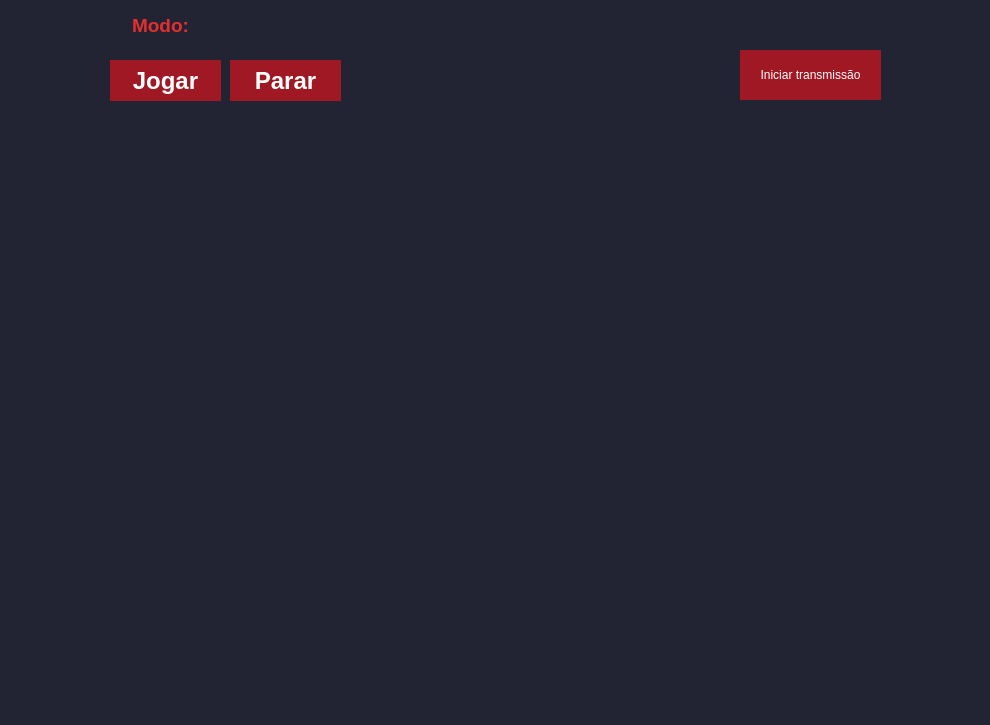
<?xml version="1.0" encoding="UTF-8"?>
<ui version="4.0">
 <class>MainWindow</class>
 <widget class="QMainWindow" name="MainWindow">
  <property name="geometry">
   <rect>
    <x>0</x>
    <y>0</y>
    <width>990</width>
    <height>725</height>
   </rect>
  </property>
  <property name="minimumSize">
   <size>
    <width>990</width>
    <height>725</height>
   </size>
  </property>
  <property name="maximumSize">
   <size>
    <width>990</width>
    <height>725</height>
   </size>
  </property>
  <property name="windowTitle">
   <string>MainWindow</string>
  </property>
  <property name="styleSheet">
   <string notr="true">background-color: #222433;</string>
  </property>
  <widget class="QWidget" name="centralwidget">
   <widget class="QLabel" name="QT_jogar">
    <property name="geometry">
     <rect>
      <x>110</x>
      <y>120</y>
      <width>768</width>
      <height>576</height>
     </rect>
    </property>
    <property name="text">
     <string/>
    </property>
   </widget>
   <widget class="QPushButton" name="rParar">
    <property name="enabled">
     <bool>true</bool>
    </property>
    <property name="geometry">
     <rect>
      <x>230</x>
      <y>60</y>
      <width>111</width>
      <height>41</height>
     </rect>
    </property>
    <property name="minimumSize">
     <size>
      <width>90</width>
      <height>40</height>
     </size>
    </property>
    <property name="maximumSize">
     <size>
      <width>161</width>
      <height>16777215</height>
     </size>
    </property>
    <property name="font">
     <font>
      <pointsize>18</pointsize>
      <weight>75</weight>
      <bold>true</bold>
     </font>
    </property>
    <property name="styleSheet">
     <string notr="true">QPushButton{
	color: rgb(255, 255, 255);
	background-color: #9F1823;
	border-radius:0px;
}
QPushButton:hover{
	color: rgb(255, 255, 255);
	background-color: #ff0000;
	border-radius:0px;
}</string>
    </property>
    <property name="text">
     <string>Parar</string>
    </property>
   </widget>
   <widget class="QPushButton" name="rJogar">
    <property name="geometry">
     <rect>
      <x>110</x>
      <y>60</y>
      <width>111</width>
      <height>41</height>
     </rect>
    </property>
    <property name="sizePolicy">
     <sizepolicy hsizetype="Fixed" vsizetype="Fixed">
      <horstretch>0</horstretch>
      <verstretch>0</verstretch>
     </sizepolicy>
    </property>
    <property name="font">
     <font>
      <pointsize>18</pointsize>
      <weight>75</weight>
      <bold>true</bold>
     </font>
    </property>
    <property name="layoutDirection">
     <enum>Qt::LeftToRight</enum>
    </property>
    <property name="styleSheet">
     <string notr="true">QPushButton{
	color: rgb(255, 255, 255);
	background-color: #9F1823;
	border-radius:0px;
}
QPushButton:hover{
	color: rgb(255, 255, 255);
	background-color: #ff0000;
	border-radius:0px;
}</string>
    </property>
    <property name="text">
     <string>Jogar</string>
    </property>
   </widget>
   <widget class="QPushButton" name="btJogar">
    <property name="geometry">
     <rect>
      <x>740</x>
      <y>50</y>
      <width>141</width>
      <height>50</height>
     </rect>
    </property>
    <property name="palette">
     <palette>
      <active>
       <colorrole role="WindowText">
        <brush brushstyle="SolidPattern">
         <color alpha="255">
          <red>255</red>
          <green>255</green>
          <blue>255</blue>
         </color>
        </brush>
       </colorrole>
       <colorrole role="Button">
        <brush brushstyle="SolidPattern">
         <color alpha="255">
          <red>159</red>
          <green>24</green>
          <blue>35</blue>
         </color>
        </brush>
       </colorrole>
       <colorrole role="Text">
        <brush brushstyle="SolidPattern">
         <color alpha="255">
          <red>255</red>
          <green>255</green>
          <blue>255</blue>
         </color>
        </brush>
       </colorrole>
       <colorrole role="ButtonText">
        <brush brushstyle="SolidPattern">
         <color alpha="255">
          <red>255</red>
          <green>255</green>
          <blue>255</blue>
         </color>
        </brush>
       </colorrole>
       <colorrole role="Base">
        <brush brushstyle="SolidPattern">
         <color alpha="255">
          <red>159</red>
          <green>24</green>
          <blue>35</blue>
         </color>
        </brush>
       </colorrole>
       <colorrole role="Window">
        <brush brushstyle="SolidPattern">
         <color alpha="255">
          <red>159</red>
          <green>24</green>
          <blue>35</blue>
         </color>
        </brush>
       </colorrole>
      </active>
      <inactive>
       <colorrole role="WindowText">
        <brush brushstyle="SolidPattern">
         <color alpha="255">
          <red>255</red>
          <green>255</green>
          <blue>255</blue>
         </color>
        </brush>
       </colorrole>
       <colorrole role="Button">
        <brush brushstyle="SolidPattern">
         <color alpha="255">
          <red>159</red>
          <green>24</green>
          <blue>35</blue>
         </color>
        </brush>
       </colorrole>
       <colorrole role="Text">
        <brush brushstyle="SolidPattern">
         <color alpha="255">
          <red>255</red>
          <green>255</green>
          <blue>255</blue>
         </color>
        </brush>
       </colorrole>
       <colorrole role="ButtonText">
        <brush brushstyle="SolidPattern">
         <color alpha="255">
          <red>255</red>
          <green>255</green>
          <blue>255</blue>
         </color>
        </brush>
       </colorrole>
       <colorrole role="Base">
        <brush brushstyle="SolidPattern">
         <color alpha="255">
          <red>159</red>
          <green>24</green>
          <blue>35</blue>
         </color>
        </brush>
       </colorrole>
       <colorrole role="Window">
        <brush brushstyle="SolidPattern">
         <color alpha="255">
          <red>159</red>
          <green>24</green>
          <blue>35</blue>
         </color>
        </brush>
       </colorrole>
      </inactive>
      <disabled>
       <colorrole role="WindowText">
        <brush brushstyle="SolidPattern">
         <color alpha="255">
          <red>255</red>
          <green>255</green>
          <blue>255</blue>
         </color>
        </brush>
       </colorrole>
       <colorrole role="Button">
        <brush brushstyle="SolidPattern">
         <color alpha="255">
          <red>159</red>
          <green>24</green>
          <blue>35</blue>
         </color>
        </brush>
       </colorrole>
       <colorrole role="Text">
        <brush brushstyle="SolidPattern">
         <color alpha="255">
          <red>255</red>
          <green>255</green>
          <blue>255</blue>
         </color>
        </brush>
       </colorrole>
       <colorrole role="ButtonText">
        <brush brushstyle="SolidPattern">
         <color alpha="255">
          <red>255</red>
          <green>255</green>
          <blue>255</blue>
         </color>
        </brush>
       </colorrole>
       <colorrole role="Base">
        <brush brushstyle="SolidPattern">
         <color alpha="255">
          <red>159</red>
          <green>24</green>
          <blue>35</blue>
         </color>
        </brush>
       </colorrole>
       <colorrole role="Window">
        <brush brushstyle="SolidPattern">
         <color alpha="255">
          <red>159</red>
          <green>24</green>
          <blue>35</blue>
         </color>
        </brush>
       </colorrole>
      </disabled>
     </palette>
    </property>
    <property name="styleSheet">
     <string notr="true">QPushButton{
	color: rgb(255, 255, 255);
	background-color: #9F1823;
	border-radius:0px;
}
QPushButton:hover{
	color: rgb(255, 255, 255);
	background-color: #ff0000;
	border-radius:0px;
}</string>
    </property>
    <property name="text">
     <string>Iniciar transmissão</string>
    </property>
   </widget>
   <widget class="QLabel" name="label">
    <property name="geometry">
     <rect>
      <x>110</x>
      <y>10</y>
      <width>101</width>
      <height>31</height>
     </rect>
    </property>
    <property name="font">
     <font>
      <pointsize>14</pointsize>
      <weight>75</weight>
      <bold>true</bold>
     </font>
    </property>
    <property name="styleSheet">
     <string notr="true">QPushButton{
	color: rgb(255, 255, 255);
	background-color: #9F1823;
	border-radius:0px;
}
QPushButton:hover{
	color: rgb(255, 255, 255);
	background-color: #ff0000;
	border-radius:0px;
}</string>
    </property>
    <property name="text">
     <string>&lt;html&gt;&lt;head/&gt;&lt;body&gt;&lt;p align=&quot;center&quot;&gt;&lt;span style=&quot; color:#e62e2e;&quot;&gt;Modo:&lt;/span&gt;&lt;/p&gt;&lt;/body&gt;&lt;/html&gt;</string>
    </property>
   </widget>
  </widget>
 </widget>
 <resources/>
 <connections/>
</ui>
